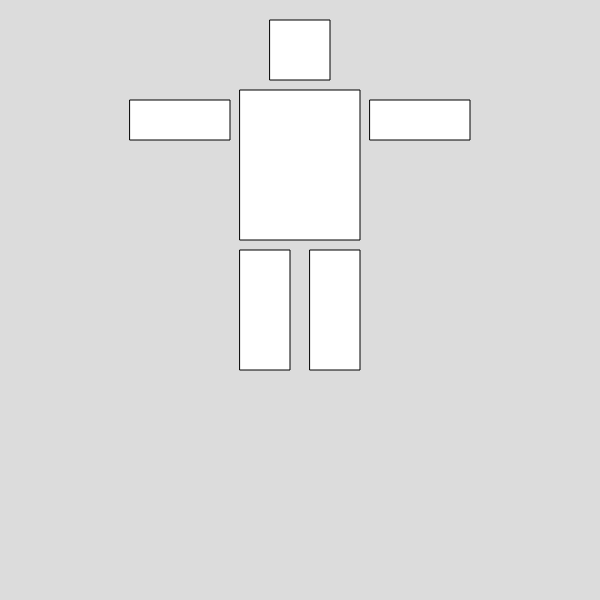
Frame 1 (no input)
Frame 60 (no input): identical to frame 1, image omitted
Frame 120 (the mouse pressed at the canvas centre since frame 60): identical to frame 1, image omitted

The p5.js sketch that drew this single still picture (run headless with seeded random() and noise() and a simulated clock; from frame 60 on, the mouse is pressed at the canvas centre):

// p5.js sketch
// ── sketch.js
var x, y, yIni;
var cabecaW;
var cabecaH;
var troncoW;
var troncoH;
var espaco;
var bracoW;
var bracoH;
var pernaW;
var pernaH;
var rotacaoD
var rotacaoE

function setup() {
  createCanvas(600, 600);
  cabecaW = 60
  cabecaH = 60
  troncoW = 120
  troncoH = 150
  bracoW = 100
  bracoH = 40
  pernaW = 50
  pernaH = 120
  x = width / 2
  y = height / 2
  espaco = 10
  yIni = 20
  rotacaoD = 0
  rotacaoE = 0

}

function draw() {
  background(220);
  smooth()
  //cabeca
  push()
  translate(x, yIni)
  rect(-cabecaW / 2, 0, cabecaW, cabecaH)
  pop()

  //tronco
  push()
  translate(x, yIni)
  rect(-troncoW / 2, cabecaH + espaco, troncoW, troncoH)
  pop()

  //braço direito
  push()
  translate(x - troncoW / 2 - espaco, yIni + cabecaH + bracoH / 2 + espaco + 10)
  if (keyIsDown(68)) {
    rotate(radians(30));
  }
  rect(-bracoW, -bracoH / 2, bracoW, bracoH)
  pop()

  //braço esquerdo
  push()
  translate(x + troncoW / 2 + espaco, yIni + cabecaH + bracoH / 2 + espaco + 10)
  if (keyIsDown(69)) {
    rotate(radians(-30));
  }
  rect(0, -bracoH / 2, bracoW, bracoH)
  pop()

  //perna direita
  push()
  translate(x - troncoW/2, yIni + cabecaH + troncoH + 2*espaco)
  rect(0, 0, pernaW, pernaH)
  pop()

  //perna esquerda
  push()
  translate(x + troncoW/2 - pernaW, yIni + cabecaH + troncoH + 2*espaco)
  rect(0, 0, pernaW, pernaH)
  pop()

}
